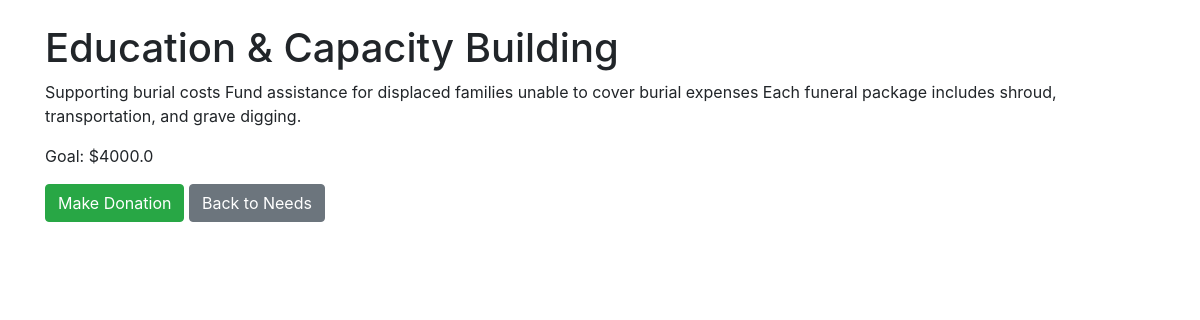
The page /need/4 on the database its author committed.
### tables this page shows
CREATE TABLE needs (
            id INTEGER PRIMARY KEY AUTOINCREMENT,
            category_id INTEGER,
            title TEXT,
            description TEXT,
            goal REAL,
            FOREIGN KEY (category_id) REFERENCES categories(id)
        );

### app.py (the view)
@app.route('/need/<int:need_id>')
def need_detail(need_id):
    conn = get_db_connection()
    need = conn.execute('SELECT * FROM needs WHERE id = ?', (need_id,)).fetchone()
    conn.close()
    return render_template('need_detail.html', need=need)

### app.py (called while the page is built)
def get_db_connection():
    conn = sqlite3.connect('takaful.db')
    conn.row_factory = sqlite3.Row
    return conn

### templates/need_detail.html (shortened to what this page needs)
<!DOCTYPE html>
<html lang="en">
<head>
    <link rel="stylesheet" href="https://stackpath.bootstrapcdn.com/bootstrap/4.5.2/css/bootstrap.min.css"/>
</head>
<body>
<div class="container">
    <h1 class="mt-4">{{ need['title'] }}</h1>
    <p>{{ need['description'] }}</p>
    <p>Goal: ${{ need['goal'] }}</p>
    <a href="{{ url_for('make_donation', need_id=need['id']) }}" class="btn btn-success">Make Donation</a>
    <a href="{{ url_for('category_needs', category_id=need['category_id']) }}" class="btn btn-secondary">Back to Needs</a>
</div>
</body>
</html>

### rows shown on the page
needs: title "Education & Capacity Building", description "Supporting burial costs Fund assistance for displaced families unable to cover burial expenses Each funeral package includes shroud, transportation, and grave digging.", goal "4000.0"
